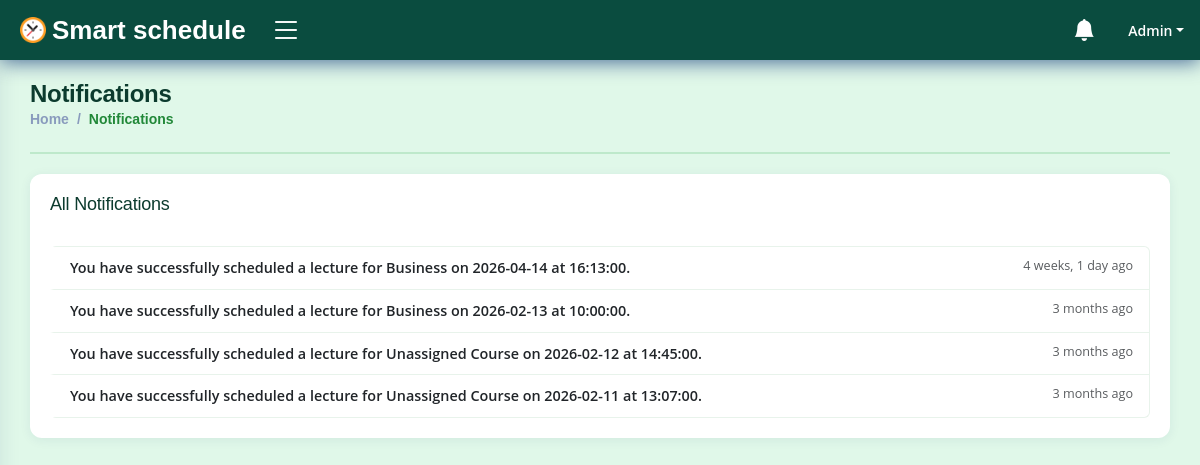
/campus/notifications/all/ (signed in), run on an earlier commit of the app's database.
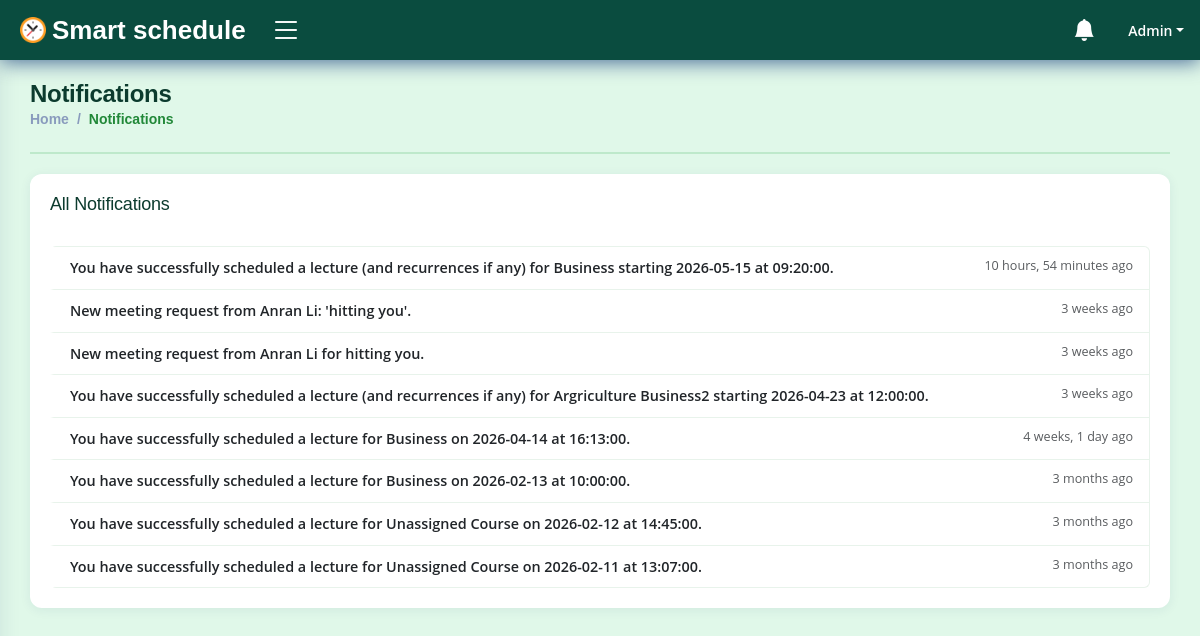
And on a later commit of the database.
### campus/models.py (models this page shows, shortened)
class Notification(models.Model):
    id = models.CharField(max_length=50, primary_key=True, unique=True, editable=False)
    recipient = models.ForeignKey(settings.AUTH_USER_MODEL, on_delete=models.CASCADE, related_name='notifications', null=True)
    message = models.CharField(max_length=255)
    content_type = models.ForeignKey(ContentType, on_delete=models.CASCADE, null=True)
    object_id = models.CharField(max_length=50, null=True)
    content_object = GenericForeignKey('content_type', 'object_id')
    is_read = models.BooleanField(default=False)
    date_created = models.DateTimeField(auto_now_add=True)
    class Meta:
        ordering = ['-date_created']
        verbose_name_plural = 'Notifications'

### campus/views.py (the view)
# urls.py: path('notifications/all/', views.view_all_notifications, name='view_all_notifications'),
@login_required(login_url='login')
def view_all_notifications(request):
    notifications = Notification.objects.filter(recipient=request.user).order_by('-date_created')
    has_unread_notifications = notifications.filter(is_read=False).exists()
    if request.user.is_student:
        base_template = 'dashboard/students/base.html'
    else: # Assuming faculty or admin
        base_template = 'dashboard/faculty/base.html'
    return render(request, 'notifications/all_notifications.html', {
        'notifications': notifications,
        'base_template': base_template,
        'has_unread_notifications': has_unread_notifications
    })

### accounts/models.py (called while the page is built)
    def __str__(self) -> str:
        return self.username

    def __str__(self) -> str:
        return f'{self.staff}'

### campus/processors/context_processors.py (called while the page is built)
def user_notifications(request):
    if request.user.is_authenticated:
        unread_notifications = Notification.objects.filter(recipient=request.user, is_read=False)
        all_notifications = Notification.objects.filter(recipient=request.user)
        context = {
            'unread_notifications': unread_notifications,
            'unread_notifications_count': unread_notifications.count(),
            'all_notifications': all_notifications,
        }
    else:
        context = {
            'unread_notifications': [],
            'unread_notifications_count': 0,
            'all_notifications': [],
        }
    return context

### campus/templates/notifications/all_notifications.html (shortened to what this page needs)
{% extends base_template %}
{% load static %}
{% block content %}
<main id="main" class="main">
    <div class="pagetitle">
        <h1>Notifications</h1>
        <nav>
            <ol class="breadcrumb">
                <li class="breadcrumb-item"><a href="/">Home</a></li>
                <li class="breadcrumb-item active">Notifications</li>
            </ol>
        </nav>
    </div>
    <section class="section">
        <div class="row">
            <div class="col-lg-12">
                <div class="card">
                    <div class="card-body">
                        <div class="d-flex justify-content-between align-items-center mb-3">
                            <h5 class="card-title mb-0">
                                All Notifications
                            </h5>
                        </div>
                        {% if notifications %}
                        <div class="list-group" id="notification-list">
                            {% for notification in notifications %}
                            <div class="list-group-item list-group-item-action notification-row
                                        {% if not notification.is_read %}unread-item{% endif %}"
                                 id="notif-{{ notification.id }}"
                                 data-notification-id="{{ notification.id }}"
                                 data-is-read="{{ notification.is_read|yesno:'true,false' }}">
                                <div class="d-flex w-100 justify-content-between align-items-start">
                                    <div class="flex-grow-1 me-3">
                                        <span class="notification-message fw-semibold">{{ notification.message }}</span>
                                    </div>
                                    <div class="d-flex align-items-center gap-2 flex-shrink-0">
                                        <small class="text-muted">{{ notification.date_created|timesince }} ago</small>
                                    </div>
                                </div>
                            </div>
                            {% endfor %}
                        </div>
                        {% else %}
                        <div class="text-center text-muted py-5">
                            <i class="bi bi-bell-slash fs-2 d-block mb-2"></i>
                            You have no notifications yet.
                        </div>
                        {% endif %}
                    </div>
                </div>
            </div>
        </div>
    </section>
</main>
{% endblock %}

What changed in the data, as far as the page shows it:
added Notification: message "You have successfully scheduled a lecture (and recurrences if any) for Business starting 2026-05-15 at 09:20:00.", date_created "10 hours, 54 minutes"
added Notification: message "New meeting request from Anran Li: 'hitting you'.", date_created "3 weeks"
added Notification: message "New meeting request from Anran Li for hitting you.", date_created "3 weeks"
added Notification: message "You have successfully scheduled a lecture (and recurrences if any) for Argriculture Business2 starting 2026-04-23 at 12:00:00.", date_created "3 weeks"
